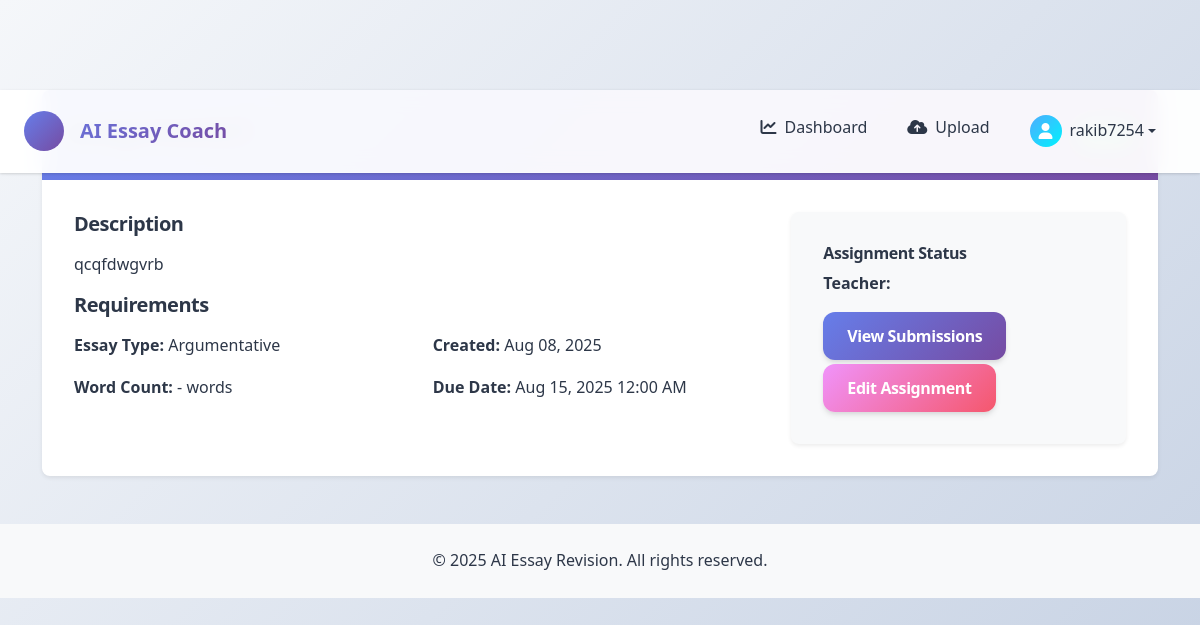
Screenshot of /assignments/detail/1/ (signed in) with the database file from the repository.
### accounts/models.py (models this page shows, shortened)
class CustomUser(AbstractUser):
    ROLE_CHOICES = [
        ('student', 'Student'),
        ('teacher', 'Teacher'),
    ]
    role = models.CharField(max_length=10, choices=ROLE_CHOICES, default='student')
    created_at = models.DateTimeField(auto_now_add=True)
    updated_at = models.DateTimeField(auto_now=True)

### assignments/models.py (models this page shows, shortened)
class Assignment(models.Model):
    ESSAY_TYPE_CHOICES = [
        ('argumentative', 'Argumentative Essay'),
        ('expository', 'Expository Essay'),
        ('narrative', 'Narrative Essay'),
        ('descriptive', 'Descriptive Essay'),
        ('persuasive', 'Persuasive Essay'),
        ('compare_contrast', 'Compare and Contrast Essay'),
        ('cause_effect', 'Cause and Effect Essay'),
        ('process', 'Process Essay'),
        ('definition', 'Definition Essay'),
        ('classification', 'Classification Essay'),
    ]
    teacher = models.ForeignKey(User, on_delete=models.CASCADE, related_name='created_assignments')
    title = models.CharField(max_length=255)
    description = models.TextField()
    essay_type = models.CharField(max_length=50, choices=ESSAY_TYPE_CHOICES)
    due_date = models.DateTimeField()
    max_score = models.FloatField(default=100.0)
    instructions = models.TextField(blank=True)
    rubric = models.JSONField(default=dict, blank=True)
    created_at = models.DateTimeField(auto_now_add=True)
    updated_at = models.DateTimeField(auto_now=True)
    is_active = models.BooleanField(default=True)
    class Meta:
        ordering = ['-created_at']
    def is_overdue(self):
        return timezone.now() > self.due_date

### assignments/views.py (the view)
# urls.py: path('detail/<int:assignment_id>/', views.assignment_detail, name='assignment_detail'),
@login_required
def assignment_detail(request, assignment_id):
    assignment = get_object_or_404(Assignment, id=assignment_id)
    if request.user.role == 'teacher' and assignment.teacher != request.user:
        messages.error(request, 'You do not have permission to view this assignment.')
        return redirect('analytics:teacher_dashboard')
    if request.user.role == 'student':
        if not StudentTeacherAssignment.objects.filter(
            student=request.user,
            teacher=assignment.teacher
        ).exists():
            messages.error(request, 'You are not assigned to this teacher.')
            return redirect('essays:dashboard')
    submission = None
    if request.user.role == 'student':
        submission = AssignmentSubmission.objects.filter(
            assignment=assignment,
            student=request.user
        ).first()
    context = {
        'assignment': assignment,
        'submission': submission,
        'is_overdue': assignment.is_overdue(),
    }
    return render(request, 'assignments/assignment_detail.html', context)

### templates/assignments/assignment_detail.html (shortened to what this page needs)
{% extends 'base.html' %}
{% block content %}
<div class="container mt-4">
    <div class="row">
        <div class="col-md-12">
            <div class="card">
                <div class="card-header d-flex justify-content-between align-items-center">
                    <h3>{{ assignment.title }}</h3>
                    <span class="badge {% if assignment.is_active %}bg-success{% else %}bg-danger{% endif %}">
                    </span>
                </div>
                <div class="card-body">
                    <div class="row">
                        <div class="col-md-8">
                            <h5>Description</h5>
                            <p>{{ assignment.description|linebreaks }}</p>
                            <h5>Requirements</h5>
                            <div class="row mt-3">
                                <div class="col-md-6">
                                    <p><strong>Essay Type:</strong> {{ assignment.essay_type|title }}</p>
                                    <p><strong>Word Count:</strong> {{ assignment.word_count_min }} - {{ assignment.word_count_max }} words</p>
                                </div>
                                <div class="col-md-6">
                                    <p><strong>Created:</strong> {{ assignment.created_at|date:"M d, Y" }}</p>
                                    <p><strong>Due Date:</strong>
                                        <span {% if assignment.is_overdue %}class="text-danger"{% endif %}>
                                            {{ assignment.due_date|date:"M d, Y g:i A" }}
                                        </span>
                                    </p>
                                </div>
                            </div>
                        </div>
                        <div class="col-md-4">
                            <div class="card bg-light">
                                <div class="card-body">
                                    <h6>Assignment Status</h6>
                                    {% if user.userprofile.user_type == 'student' %}
                                        {% if submission %}
                                            <div class="alert alert-success">
                                                <i class="fas fa-check-circle"></i> Submitted
                                                <small class="d-block">{{ submission.submitted_at|date:"M d, Y g:i A" }}</small>
                                            </div>
                                            <a href="{% url 'essays:view_essay' submission.essay_analysis.id %}" class="btn btn-primary btn-sm">
                                                View Analysis
                                            </a>
                                        {% else %}
                                            {% if assignment.is_overdue %}
                                                <div class="alert alert-danger">
                                                    <i class="fas fa-exclamation-triangle"></i> Overdue
                                                </div>
                                            {% else %}
                                                <div class="alert alert-warning">
                                                    <i class="fas fa-clock"></i> Not Submitted
                                                </div>
                                                <a href="{% url 'assignments:submit_assignment' assignment.id %}" class="btn btn-primary">
                                                    Submit Assignment
                                                </a>
                                            {% endif %}
                                        {% endif %}
                                    {% else %}
                                        <p><strong>Teacher:</strong> {{ assignment.teacher.get_full_name }}</p>
                                        <a href="{% url 'assignments:assignment_submissions' assignment.id %}" class="btn btn-primary">
                                            View Submissions
                                        </a>
                                        <a href="{% url 'assignments:edit_assignment' assignment.id %}" class="btn btn-secondary mt-1">
                                            Edit Assignment
                                        </a>
                                    {% endif %}
                                </div>
                            </div>
                        </div>
                    </div>
                </div>
            </div>
        </div>
    </div>
</div>
{% endblock %}

### templates/base.html (shortened to what this page needs)
<!DOCTYPE html>
<html lang="en">
<head>
    <link href="https://cdn.jsdelivr.net/npm/bootstrap@5.1.3/dist/css/bootstrap.min.css" rel="stylesheet">
    <link href="https://cdnjs.cloudflare.com/ajax/libs/font-awesome/6.4.0/css/all.min.css" rel="stylesheet">
    {% load static %}
    <link href="{% static 'css/style.css' %}" rel="stylesheet">
</head>
<body class="animate-fade-in">
    <nav class="navbar navbar-expand-lg fixed-top" role="navigation" aria-label="Main navigation">
        <div class="container-fluid px-4">
            <a class="navbar-brand d-flex align-items-center" href="{% url 'accounts:index' %}" aria-label="AI Essay Revision - Home">
                <div class="d-flex align-items-center justify-content-center rounded-circle me-3"
                     style="width: 40px; height: 40px; background: var(--primary-gradient);">
                    <i class="fas fa-graduation-cap text-white" aria-hidden="true"></i>
                </div>
                <span class="fw-bold">
                    <span class="d-none d-sm-inline">AI Essay Coach</span>
                </span>
            </a>
            <div class="collapse navbar-collapse" id="navbarNav">
                <ul class="navbar-nav ms-auto" role="menubar">
                    {% if user.is_authenticated %}
                        {% if user.role == 'student' %}
                            <li class="nav-item" role="none">
                                <a class="nav-link px-3" href="{% url 'essays:dashboard' %}" role="menuitem" aria-label="Student Dashboard">
                                    <i class="fas fa-chart-line me-2" aria-hidden="true"></i>Dashboard
                                </a>
                            </li>
                            <li class="nav-item" role="none">
                                <a class="nav-link px-3" href="{% url 'essays:upload' %}" role="menuitem" aria-label="Upload Essay for Analysis">
                                    <i class="fas fa-cloud-upload-alt me-2" aria-hidden="true"></i>Upload
                                </a>
                            </li>
                        {% endif %}
                        <li class="nav-item dropdown" role="none">
                            <a class="nav-link dropdown-toggle px-3 d-flex align-items-center" href="#" id="navbarDropdown" role="button" data-bs-toggle="dropdown"
                               aria-expanded="false" aria-haspopup="true" aria-label="User menu for {{ user.username }}">
                                <div class="rounded-circle me-2 d-flex align-items-center justify-content-center"
                                     style="width: 32px; height: 32px; background: var(--accent-gradient);">
                                    <i class="fas fa-user text-white" aria-hidden="true"></i>
                                </div>
                                <span class="fw-medium">{{ user.username }}</span>
                            </a>
                        </li>
                    {% endif %}
                </ul>
            </div>
        </div>
    </nav>
    <main class="container-fluid px-4" id="main-content" role="main" aria-label="Main content" style="margin-top: 90px;">
        {% block content %}{% endblock %}
    </main>
    <footer class="mt-5 py-4" style="background-color: #f8f9fa;" role="contentinfo" aria-label="Site footer">
        <div class="container text-center">
            <p class="mb-0">&copy; 2025 AI Essay Revision. All rights reserved.</p>
        </div>
    </footer>
</body>
</html>

### static/css/style.css (style rules this page uses)
:root { --primary-gradient: linear-gradient(135deg, #667eea 0%, #764ba2 100%); --primary-color: #667eea; --primary-dark: #5a6fd8; --secondary-gradient: linear-gradient(135deg, #f093fb 0%, #f5576c 100%); --secondary-color: #f093fb; --accent-gradient: linear-gradient(135deg, #4facfe 0%, #00f2fe 100%); --accent-color: #4facfe; --text-primary: #2d3748; --text-secondary: #718096; --text-muted: #a0aec0; --bg-primary: #ffffff; --bg-secondary: #f7fafc; --bg-tertiary: #edf2f7; --success-gradient: linear-gradient(135deg, #48bb78 0%, #38a169 100%); --success-color: #48bb78; --warning-gradient: linear-gradient(135deg, #ed8936 0%, #dd6b20 100%); --warning-color: #ed8936; --error-gradient: linear-gradient(135deg, #f56565 0%, #e53e3e 100%); --error-color: #f56565; --info-gradient: linear-gradient(135deg, #4299e1 0%, #3182ce 100%); --info-color: #4299e1; --border-radius: 12px; --border-radius-lg: 16px; --border-radius-xl: 20px; --shadow-sm: 0 1px 3px 0 rgba(0, 0, 0, 0.1), 0 1px 2px 0 rgba(0, 0, 0, 0.06); --shadow-md: 0 4px 6px -1px rgba(0, 0, 0, 0.1), 0 2px 4px -1px rgba(0, 0, 0, 0.06); --shadow-lg: 0 10px 15px -3px rgba(0, 0, 0, 0.1), 0 4px 6px -2px rgba(0, 0, 0, 0.05); --shadow-xl: 0 20px 25px -5px rgba(0, 0, 0, 0.1), 0 10px 10px -5px rgba(0, 0, 0, 0.04); --glass-bg: rgba(255, 255, 255, 0.25); --glass-border: rgba(255, 255, 255, 0.18); --backdrop-blur: blur(10px); }
* { margin: 0; padding: 0; box-sizing: border-box; }
body { font-family: 'Inter', -apple-system, BlinkMacSystemFont, 'Segoe UI', Roboto, 'Helvetica Neue', Arial, sans-serif; background: linear-gradient(135deg, #f5f7fa 0%, #c3cfe2 100%); color: var(--text-primary); line-height: 1.6; min-height: 100vh; }
h1, h2, h3, h4, h5, h6 { font-weight: 700; letter-spacing: -0.025em; color: var(--text-primary); }
.card { border: none; border-radius: var(--border-radius-lg); box-shadow: var(--shadow-lg); background: var(--bg-primary); backdrop-filter: var(--backdrop-blur); transition: all 0.3s cubic-bezier(0.4, 0, 0.2, 1); overflow: hidden; }
.card-header { background: var(--primary-gradient); color: white; border: none; padding: 1.5rem; font-weight: 600; letter-spacing: -0.025em; }
.card-body { padding: 2rem; }
.btn { border-radius: var(--border-radius); font-weight: 600; letter-spacing: -0.025em; padding: 0.75rem 1.5rem; border: none; transition: all 0.3s cubic-bezier(0.4, 0, 0.2, 1); position: relative; overflow: hidden; min-height: 44px; min-width: 44px; }
.btn:before { content: ''; position: absolute; top: 0; left: -100%; width: 100%; height: 100%; background: linear-gradient(90deg, transparent, rgba(255, 255, 255, 0.2), transparent); transition: left 0.5s; }
.btn-primary { background: var(--primary-gradient); color: white; box-shadow: var(--shadow-md); }
.btn-secondary { background: var(--secondary-gradient); color: white; box-shadow: var(--shadow-md); }
.navbar { background: rgba(255, 255, 255, 0.95) !important; backdrop-filter: var(--backdrop-blur); border-bottom: 1px solid rgba(255, 255, 255, 0.2); padding: 1rem 0; box-shadow: var(--shadow-sm); }
.navbar-brand { font-weight: 800; font-size: 1.5rem; background: var(--primary-gradient); -webkit-background-clip: text; -webkit-text-fill-color: transparent; background-clip: text; }
.nav-link { font-weight: 500; color: var(--text-primary) !important; transition: all 0.3s ease; border-radius: var(--border-radius); margin: 0 0.25rem; }
.badge { border-radius: var(--border-radius); font-weight: 600; letter-spacing: -0.025em; padding: 0.5rem 0.75rem; }
.bg-success { background: var(--success-gradient) !important; }
.animate-fade-in { animation: fadeIn 0.6s ease-out; }
.animate-in { opacity: 1 !important; transform: translateY(0) !important; }
body { font-family: 'Segoe UI', Tahoma, Geneva, Verdana, sans-serif; background-color: #ffffff; }
.navbar-brand { font-weight: 600; font-size: 1.25rem; }
.card { border: 1px solid var(--border-color); border-radius: 0.5rem; box-shadow: 0 0.125rem 0.25rem rgba(0, 0, 0, 0.075); transition: box-shadow 0.15s ease-in-out; }
.card-header { border-bottom: 1px solid var(--border-color); font-weight: 600; }
.btn-primary { background-color: var(--primary-color); border-color: var(--primary-color); }
.badge { font-weight: 500; }

### rows the page displays
CustomUser: username "rakib7254"
Assignment: description "qcqfdwgvrb", essay_type "Argumentative", created_at "Aug 08, 2025", due_date "Aug 15, 2025 12:00 AM"
